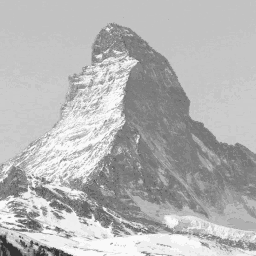
%> input picture TP4/le_cervin.png, 256 x 256 px
$ octave --eval "TP4;"   (GNU Octave 9; MATLAB toolbox functions it lacks are replaced by stand-ins)
%> lines starting %> are read from the running program, lines starting %| are printed output that depends on the picture
%% TP4

function TP4()
clc;
clear all;
close all;

img = double(imread('le_cervin.png'));
%> img: size 256x256 double; min 52, max 249, mean 181.3; mean of the top-left, top-right, bottom-left and bottom-right quarters 196.4, 179.3, 185, 164.4
[w h] = size(img);
%> w = 256; h = 256

%% Question 1
% save random seed as key
key= rng;
% generate random noise
u = double(randn(w, h));

figure; imagesc(img); colormap('gray'); colorbar; title('Image d''origine');
figure; imagesc(u); colormap('gray'); colorbar; title('Bruit blanc');
%> after `title('Bruit blanc')`:
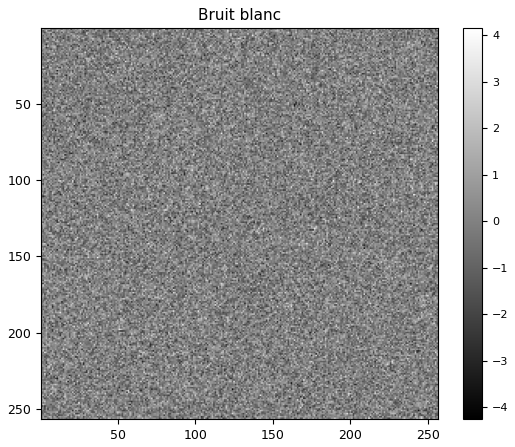
%> figure redrawn from the program's plot data


%% Question 2
gamma = 10;
function res = watermark(img, bit, key, gamma)
%> called with bit = 0, key = [], gamma = 10
    rng(key);
    u = double(randn(size(img)));
    res = img + gamma .* (-1)^bit .* u;
end
w = watermark(img, 0, key, gamma);
figure; imagesc(w); colormap('gray');colorbar; title('Image marquee, (bit=0)');
figure; imagesc(abs(w-img)); colormap('gray');colorbar; title('Difference entre image marquee et image d''origine');
%> after `title('Difference entre image marquee et image d''origine')`:
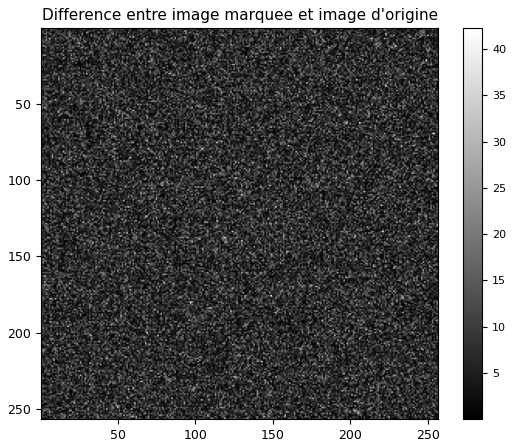
%> figure redrawn from the program's plot data
%> call 3 of watermark, with bit = 1, key = [], gamma = 10
%> in watermark (call 3), `res = img + gamma .* (-1)^bit .* u;`:
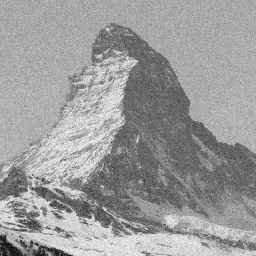
%> res: size 256x256 double; min 21.14, max 283.6, mean 181.3; drawn with min black and max white


%% Question3
function [corr, det] = detecteur(key, gamma, threshold, img)
%> called with key = [], gamma = 10, threshold = 10
    rng(key);
    % regenerate the same noise
    u = gamma .* double(randn(size(img)));
    % Coefficient de correlation
    corr = sum(dot(img, u))/(size(img,1)*size(img,2));
%> corr = 6.28
    if corr > threshold
        det = 1;
    elseif ((corr > threshold) & (corr <= threshold))
        det = -1;
    else
        det = 0;
    end
end

w0 = watermark(img, 0, key, gamma);
w1 = watermark(img, 1, key, gamma);
disp('Watermark detecte pour le bit 0');
det = detecteur(key, gamma, 10, w0)
%> det = 6.28
disp('Watermark detecte pour le bit 1');
det = detecteur(key, gamma, 10, w1)
%> det = 11.34
disp('Watermark detecte pour l''image d''origine');
disp(detecteur(key, gamma, 10, img));
%| -2.9214

corr0_m = zeros(1, size(img,1));
corr1_m = zeros(1, size(img,1));
corrn_m = zeros(1, size(img,1));
for i=1:1000
    key = rng;
    w0 = watermark(img, 0, key, gamma);
    w1 = watermark(img, 1, key, gamma);
    [corr0, det] = detecteur(key, gamma, 10, w0);
    [corr1, det] = detecteur(key, gamma, 10, w1);
    [corr_n, det] = detecteur(key, gamma, 10, img);
    corr0_m(i) = corr0;
    corr1_m(i) = corr1;
    corrn_m(i) = corr_n;
end
%> this loop made 1000 passes
%> (corr0, corr1, corr_n) on passes 1 to 3: (-3.86, -2.96, 7.31), (9.51, -12.2, -1.32), (3.2, 2.31, -14.15)
%> pass 1, in watermark (call 4), `res = img + gamma .* (-1)^bit .* u;`:
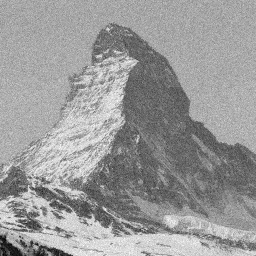
%> res: size 256x256 double; min 23, max 284.8, mean 181.2; drawn with min black and max white
%> pass 1, in watermark (call 5), `res = img + gamma .* (-1)^bit .* u;`:
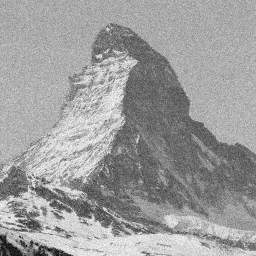
%> res: size 256x256 double; min 20.69, max 281.1, mean 181.3; drawn with min black and max white
%> pass 2, in watermark (call 7), `res = img + gamma .* (-1)^bit .* u;`:
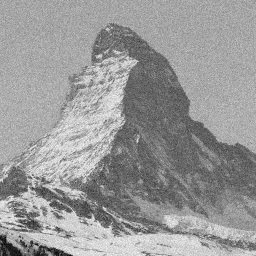
%> res: size 256x256 double; min 21.76, max 287.6, mean 181.3; drawn with min black and max white
%> after the loop, corr0_m = 1000 values, max 98.2 at index 507, min -27.55 at index 423, mean 0.232; corr1_m = 1000 values, max 25.38 at index 804, min -23.38 at index 225, mean 0.583; corrn_m = 1000 values, max 20.44 at index 488, min -22.65 at index 158, mean 0.206
%> `TP4;`:
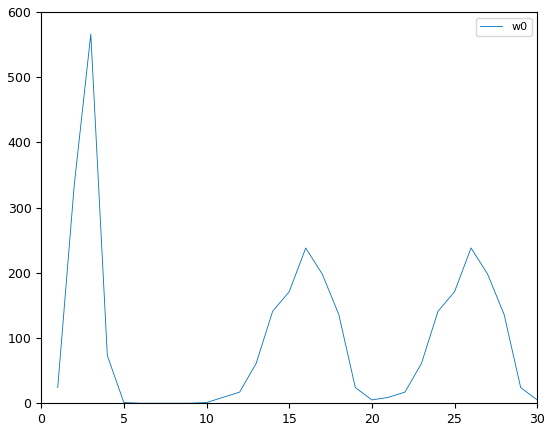
%> figure redrawn from the program's plot data; curve peaks at x = 3, y = 566
figure; plot([hist(corr0_m), hist(corrn_m), hist(corrn_m)]); legend('w0', 'img', 'w1');
end
